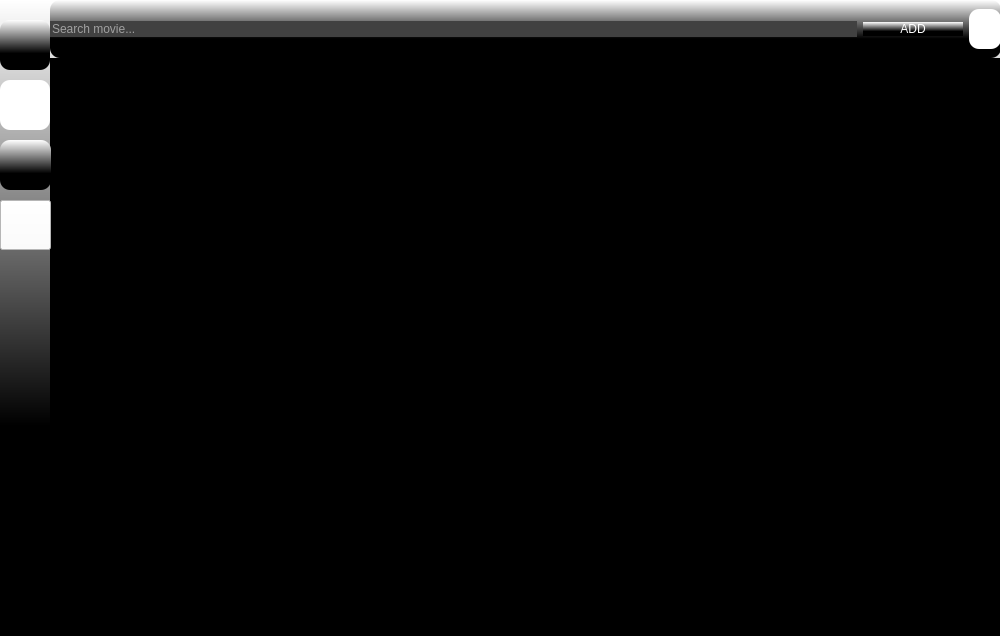
<?xml version="1.0" encoding="UTF-8"?>
<ui version="4.0">
 <class>MainWindow</class>
 <widget class="QMainWindow" name="MainWindow">
  <property name="geometry">
   <rect>
    <x>0</x>
    <y>0</y>
    <width>1000</width>
    <height>636</height>
   </rect>
  </property>
  <property name="maximumSize">
   <size>
    <width>16777215</width>
    <height>16777214</height>
   </size>
  </property>
  <property name="windowTitle">
   <string>MainWindow</string>
  </property>
  <widget class="QWidget" name="centralwidget">
   <property name="styleSheet">
    <string notr="true">background-color:qlineargradient(spread:pad, x1:1, y1:1, x2:1, y2:0, stop:0.331731 rgba(0, 0, 0, 255), stop:1 rgba(255, 255, 255, 255))</string>
   </property>
   <widget class="QWidget" name="widget_4" native="true">
    <property name="enabled">
     <bool>true</bool>
    </property>
    <property name="geometry">
     <rect>
      <x>50</x>
      <y>0</y>
      <width>951</width>
      <height>625</height>
     </rect>
    </property>
    <layout class="QVBoxLayout" name="verticalLayout_5">
     <property name="spacing">
      <number>0</number>
     </property>
     <property name="leftMargin">
      <number>0</number>
     </property>
     <property name="topMargin">
      <number>0</number>
     </property>
     <property name="rightMargin">
      <number>0</number>
     </property>
     <property name="bottomMargin">
      <number>0</number>
     </property>
     <item>
      <widget class="QFrame" name="CRUDMenu">
       <property name="styleSheet">
        <string notr="true">border-radius:10px
</string>
       </property>
       <property name="frameShape">
        <enum>QFrame::StyledPanel</enum>
       </property>
       <property name="frameShadow">
        <enum>QFrame::Raised</enum>
       </property>
       <layout class="QHBoxLayout" name="horizontalLayout_6">
        <property name="leftMargin">
         <number>0</number>
        </property>
        <property name="rightMargin">
         <number>0</number>
        </property>
        <item>
         <widget class="QLineEdit" name="searchEdit">
          <property name="styleSheet">
           <string notr="true">font: 700 10pt &quot;Segoe UI&quot;;
color:rgb(255, 255, 255);
border-radius:10px;
background-color:rgb(65, 65, 65)</string>
          </property>
          <property name="text">
           <string/>
          </property>
          <property name="placeholderText">
           <string>Search movie...</string>
          </property>
         </widget>
        </item>
        <item>
         <widget class="QPushButton" name="addBtn">
          <property name="minimumSize">
           <size>
            <width>100</width>
            <height>0</height>
           </size>
          </property>
          <property name="styleSheet">
           <string notr="true">color:rgb(255, 255, 255);
font: 700 10pt &quot;Segoe UI&quot;;
</string>
          </property>
          <property name="text">
           <string>ADD</string>
          </property>
         </widget>
        </item>
        <item>
         <widget class="QPushButton" name="userBtn">
          <property name="minimumSize">
           <size>
            <width>0</width>
            <height>40</height>
           </size>
          </property>
          <property name="styleSheet">
           <string notr="true">background-color:rgb(255, 255, 255);
border-radius:10px</string>
          </property>
          <property name="text">
           <string/>
          </property>
          <property name="icon">
           <iconset>
            <normaloff>../img/user-regular.svg</normaloff>../img/user-regular.svg</iconset>
          </property>
          <property name="iconSize">
           <size>
            <width>20</width>
            <height>20</height>
           </size>
          </property>
         </widget>
        </item>
       </layout>
      </widget>
     </item>
     <item>
      <widget class="QScrollArea" name="CRUDList">
       <property name="styleSheet">
        <string notr="true">background-color:rgb(0, 0, 0)</string>
       </property>
       <property name="widgetResizable">
        <bool>true</bool>
       </property>
       <widget class="QWidget" name="scrollAreaWidgetContents_3">
        <property name="geometry">
         <rect>
          <x>0</x>
          <y>0</y>
          <width>949</width>
          <height>559</height>
         </rect>
        </property>
       </widget>
      </widget>
     </item>
     <item>
      <widget class="QFrame" name="CRUDFrame">
       <property name="frameShape">
        <enum>QFrame::StyledPanel</enum>
       </property>
       <property name="frameShadow">
        <enum>QFrame::Raised</enum>
       </property>
       <layout class="QVBoxLayout" name="verticalLayout_4">
        <property name="spacing">
         <number>0</number>
        </property>
        <property name="leftMargin">
         <number>0</number>
        </property>
        <property name="topMargin">
         <number>0</number>
        </property>
        <property name="rightMargin">
         <number>0</number>
        </property>
        <property name="bottomMargin">
         <number>0</number>
        </property>
       </layout>
      </widget>
     </item>
    </layout>
   </widget>
   <widget class="QLabel" name="logo">
    <property name="geometry">
     <rect>
      <x>0</x>
      <y>20</y>
      <width>50</width>
      <height>50</height>
     </rect>
    </property>
    <property name="minimumSize">
     <size>
      <width>50</width>
      <height>50</height>
     </size>
    </property>
    <property name="maximumSize">
     <size>
      <width>50</width>
      <height>50</height>
     </size>
    </property>
    <property name="styleSheet">
     <string notr="true">border-radius:10px
</string>
    </property>
    <property name="text">
     <string/>
    </property>
    <property name="pixmap">
     <pixmap>../img/logo1.png</pixmap>
    </property>
    <property name="scaledContents">
     <bool>true</bool>
    </property>
    <property name="margin">
     <number>8</number>
    </property>
   </widget>
   <widget class="QPushButton" name="listBtn">
    <property name="geometry">
     <rect>
      <x>0</x>
      <y>140</y>
      <width>51</width>
      <height>50</height>
     </rect>
    </property>
    <property name="sizePolicy">
     <sizepolicy hsizetype="Expanding" vsizetype="Fixed">
      <horstretch>0</horstretch>
      <verstretch>0</verstretch>
     </sizepolicy>
    </property>
    <property name="minimumSize">
     <size>
      <width>0</width>
      <height>50</height>
     </size>
    </property>
    <property name="styleSheet">
     <string notr="true">border-radius:10px</string>
    </property>
    <property name="text">
     <string/>
    </property>
    <property name="icon">
     <iconset>
      <normaloff>../img/bars-solid.svg</normaloff>../img/bars-solid.svg</iconset>
    </property>
    <property name="iconSize">
     <size>
      <width>25</width>
      <height>25</height>
     </size>
    </property>
    <property name="checkable">
     <bool>true</bool>
    </property>
    <property name="autoExclusive">
     <bool>true</bool>
    </property>
   </widget>
   <widget class="QToolButton" name="CRUDButton">
    <property name="geometry">
     <rect>
      <x>0</x>
      <y>200</y>
      <width>51</width>
      <height>50</height>
     </rect>
    </property>
    <property name="sizePolicy">
     <sizepolicy hsizetype="Expanding" vsizetype="Fixed">
      <horstretch>0</horstretch>
      <verstretch>0</verstretch>
     </sizepolicy>
    </property>
    <property name="minimumSize">
     <size>
      <width>0</width>
      <height>50</height>
     </size>
    </property>
    <property name="cursor">
     <cursorShape>PointingHandCursor</cursorShape>
    </property>
    <property name="styleSheet">
     <string notr="true">background-color:rgb(255, 255, 255)</string>
    </property>
    <property name="text">
     <string/>
    </property>
    <property name="icon">
     <iconset>
      <normaloff>../img/film-solid.svg</normaloff>../img/film-solid.svg</iconset>
    </property>
    <property name="iconSize">
     <size>
      <width>30</width>
      <height>30</height>
     </size>
    </property>
    <property name="checkable">
     <bool>true</bool>
    </property>
    <property name="autoExclusive">
     <bool>true</bool>
    </property>
    <property name="toolButtonStyle">
     <enum>Qt::ToolButtonTextBesideIcon</enum>
    </property>
   </widget>
   <widget class="QPushButton" name="homeBtn">
    <property name="geometry">
     <rect>
      <x>0</x>
      <y>80</y>
      <width>50</width>
      <height>50</height>
     </rect>
    </property>
    <property name="sizePolicy">
     <sizepolicy hsizetype="Expanding" vsizetype="Fixed">
      <horstretch>0</horstretch>
      <verstretch>0</verstretch>
     </sizepolicy>
    </property>
    <property name="minimumSize">
     <size>
      <width>0</width>
      <height>50</height>
     </size>
    </property>
    <property name="styleSheet">
     <string notr="true">border-radius:10px;
background-color:rgb(255, 255, 255)</string>
    </property>
    <property name="text">
     <string/>
    </property>
    <property name="icon">
     <iconset>
      <normaloff>../img/house-solid.svg</normaloff>../img/house-solid.svg</iconset>
    </property>
    <property name="iconSize">
     <size>
      <width>25</width>
      <height>25</height>
     </size>
    </property>
    <property name="checkable">
     <bool>true</bool>
    </property>
    <property name="autoExclusive">
     <bool>true</bool>
    </property>
   </widget>
  </widget>
 </widget>
 <resources/>
 <connections/>
</ui>
